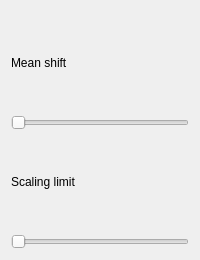
                <widget class="QWidget" name="sqmn">
                 <layout class="QVBoxLayout" name="verticalLayout_30">
                  <item>
                   <layout class="QVBoxLayout" name="sqmn_layout">
                    <property name="spacing">
                     <number>45</number>
                    </property>
                    <property name="topMargin">
                     <number>45</number>
                    </property>
                    <property name="bottomMargin">
                     <number>0</number>
                    </property>
                    <item>
                     <widget class="QLabel" name="label_22">
                      <property name="text">
                       <string>Mean shift</string>
                      </property>
                     </widget>
                    </item>
                    <item>
                     <widget class="QSlider" name="mean_shift">
                      <property name="maximum">
                       <number>255</number>
                      </property>
                      <property name="orientation">
                       <enum>Qt::Horizontal</enum>
                      </property>
                     </widget>
                    </item>
                    <item>
                     <widget class="QLabel" name="label_23">
                      <property name="text">
                       <string>Scaling limit</string>
                      </property>
                     </widget>
                    </item>
                    <item>
                     <widget class="QSlider" name="scale_limit">
                      <property name="maximum">
                       <number>255</number>
                      </property>
                      <property name="orientation">
                       <enum>Qt::Horizontal</enum>
                      </property>
                     </widget>
                    </item>
                   </layout>
                  </item>
                 </layout>
                </widget>
